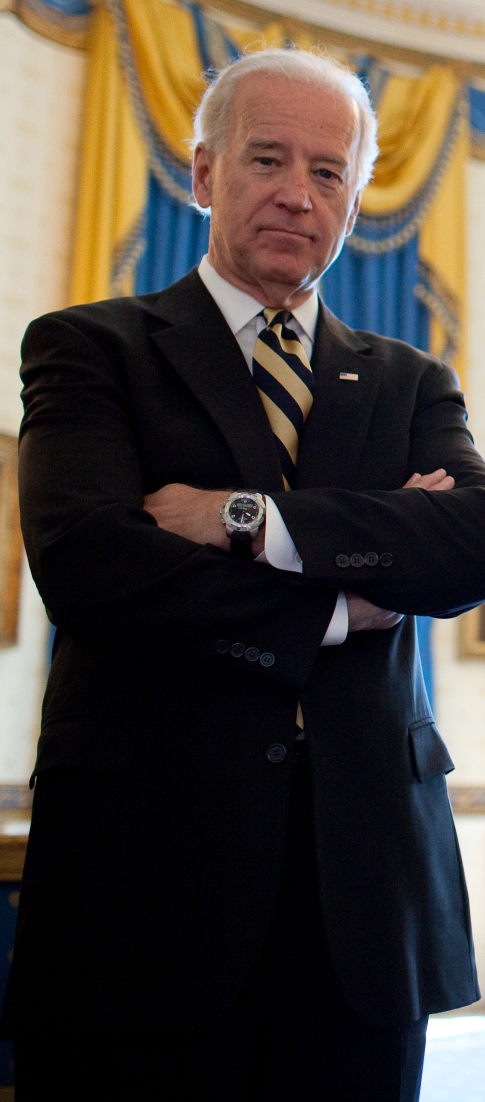
#> input picture Source Code/biden.jpg, 970 x 2204 px (shown at 1/2 size)
$ python translate.py --image biden.jpg
#> lines starting #> are read from the running program, lines starting #| are printed output that depends on the picture
import argparse
import imutils
import cv2

# fetching the arguments and save in dictionary
ap = argparse.ArgumentParser()
ap.add_argument("-i", "--image", required = True, help = "Enter path to the image")
args = vars(ap.parse_args())

# loading and converting the image into numpy array
# printing the corresponding values
image = cv2.imread(args["image"])
#> image is the input picture: shape (2204, 970, 3); mean B, G, R 55.5, 62.7, 70.7

#shift image down
shifted = imutils.translate(image, 0, 100)
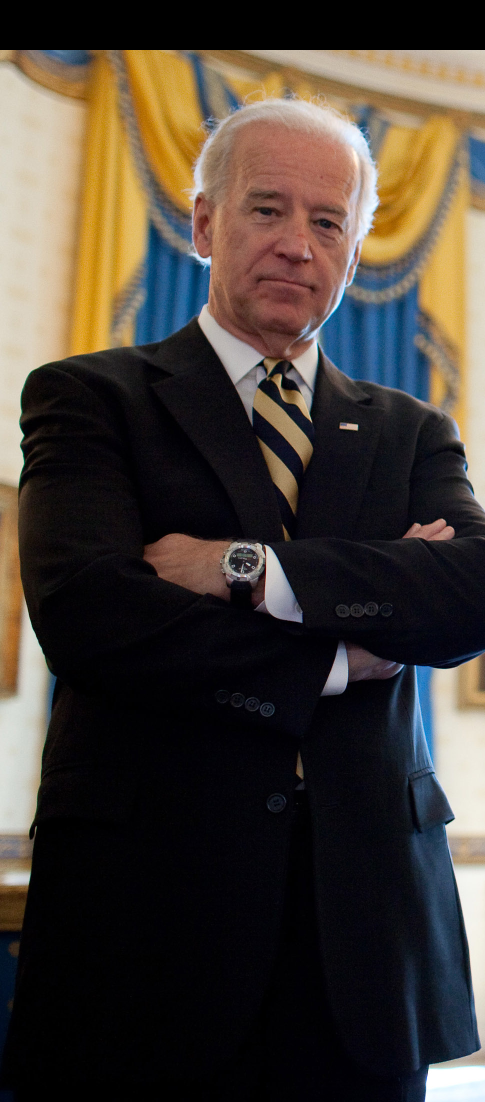
#> shifted: shape (2204, 970, 3) (shown at 1/2 size); mean B, G, R 53.8, 61.2, 69.4
cv2.imshow("Shifted down image", shifted)
cv2.waitKey(0)

#shift image up
shifted = imutils.translate(image, 0, -100)
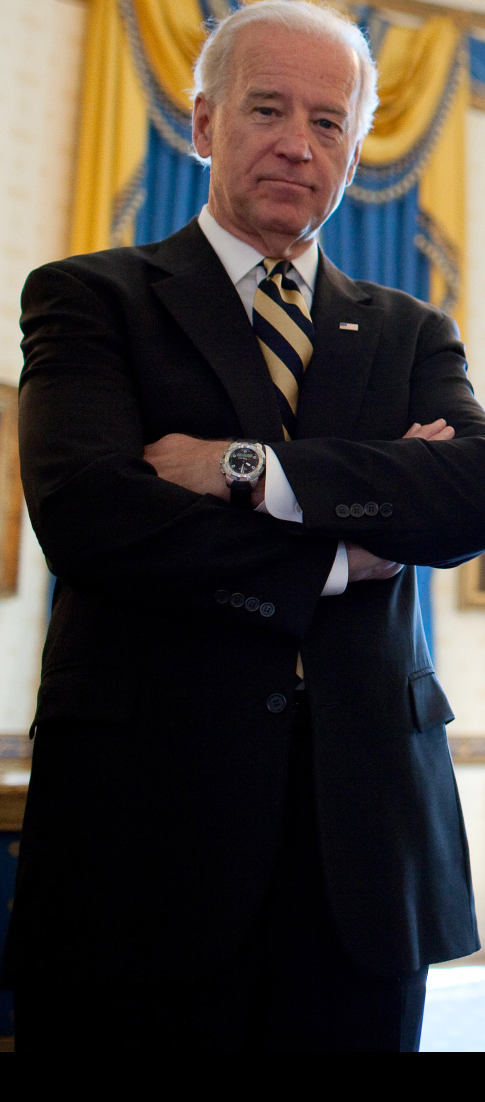
#> shifted: shape (2204, 970, 3) (shown at 1/2 size); mean B, G, R 50.8, 56.1, 62.9
cv2.imshow("Shifted up image", shifted)
cv2.waitKey(0)

#shift image left
shifted = imutils.translate(image, -100, 0)
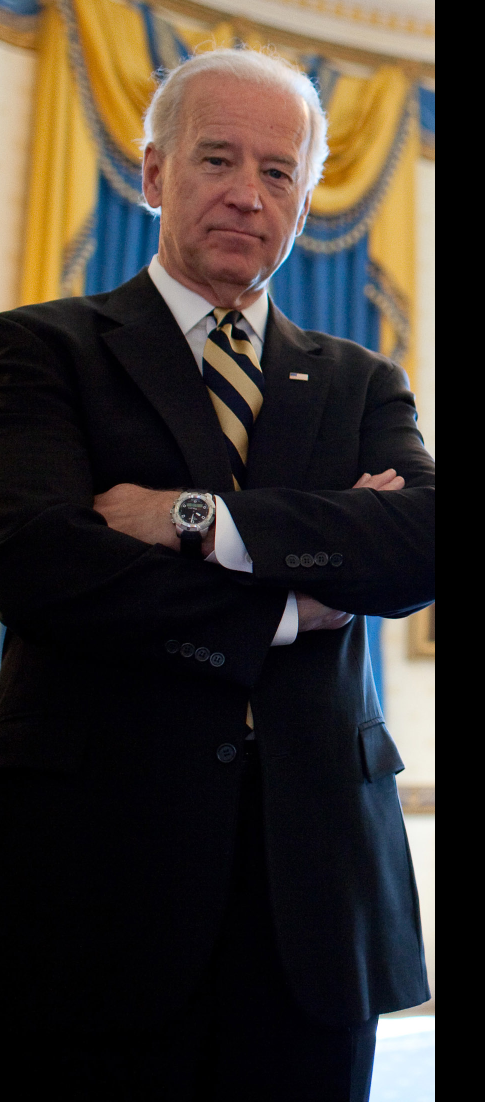
#> shifted: shape (2204, 970, 3) (shown at 1/2 size); mean B, G, R 45.2, 51.1, 58.2
cv2.imshow("Shifted left image", shifted)
cv2.waitKey(0)

#shift image right
shifted = imutils.translate(image, 100, 0)
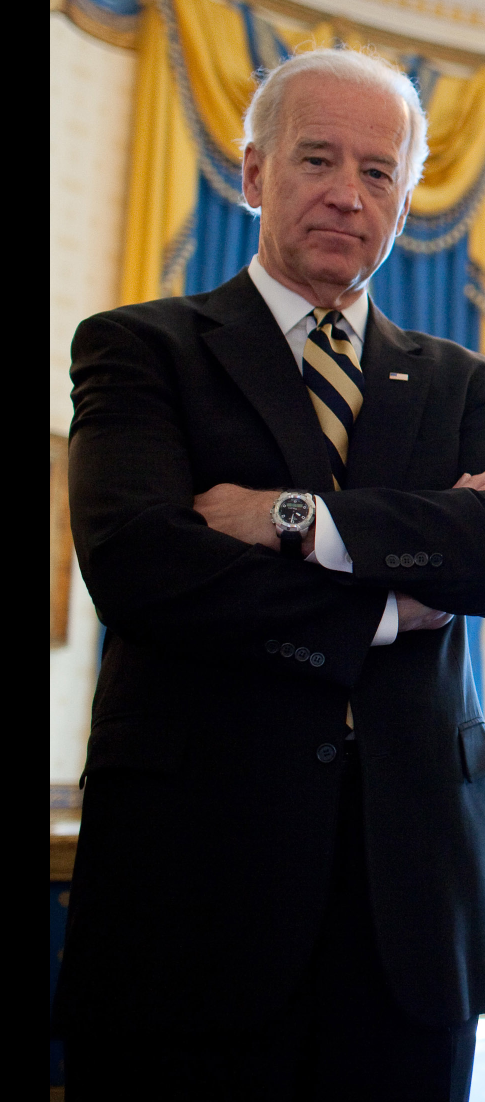
#> shifted: shape (2204, 970, 3) (shown at 1/2 size); mean B, G, R 42.3, 48.1, 55.4
cv2.imshow("Shifted right image", shifted)
cv2.waitKey(0)

#shift image right and down
shifted = imutils.translate(image, 100, 50)
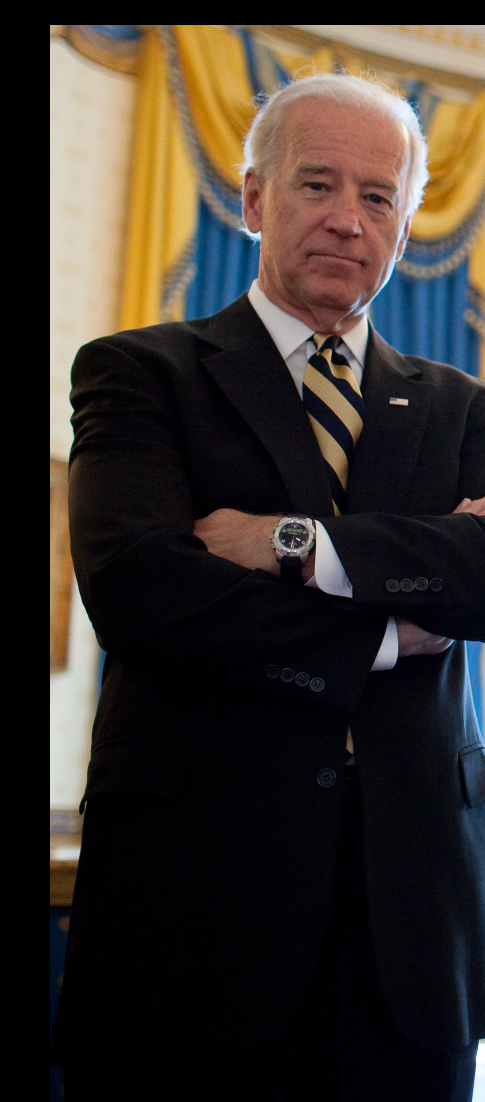
#> shifted: shape (2204, 970, 3) (shown at 1/2 size); mean B, G, R 42, 47.9, 55.2
cv2.imshow("Shifted right image", shifted)
cv2.waitKey(0)

$ run again, on Source Code/obama.jpg
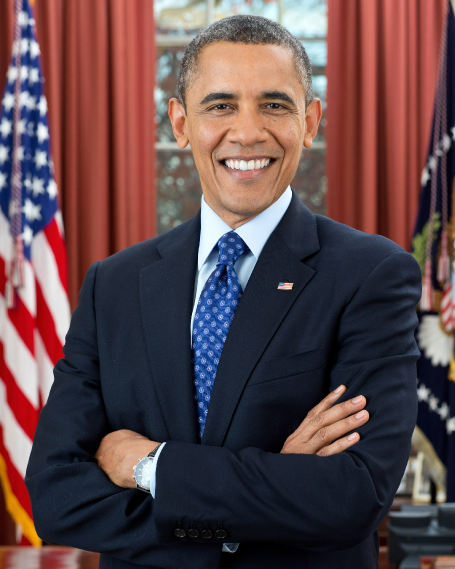
#> input picture Source Code/obama.jpg, 910 x 1137 px (shown at 1/2 size)
#> image is the input picture: shape (1137, 910, 3); mean B, G, R 74.6, 71.7, 95
#> `shifted = imutils.translate(image, 100, 0)`:
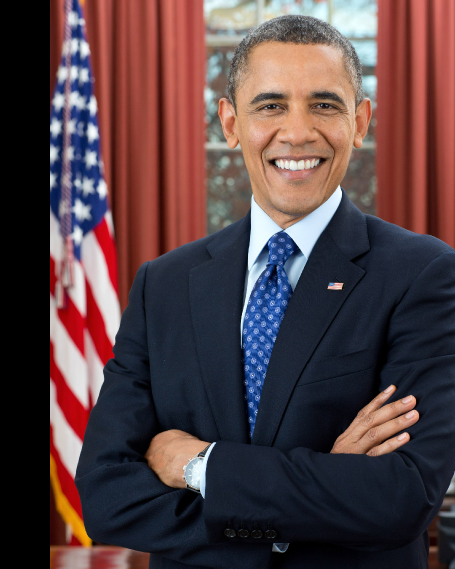
#> shifted: shape (1137, 910, 3) (shown at 1/2 size); mean B, G, R 66.9, 64, 84.7
#> `shifted = imutils.translate(image, 100, 50)`:
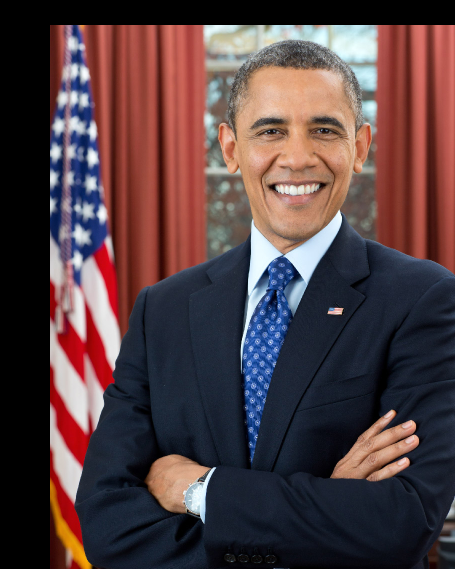
#> shifted: shape (1137, 910, 3) (shown at 1/2 size); mean B, G, R 65.5, 62.8, 83

$ run again, on Source Code/presidents.jpg
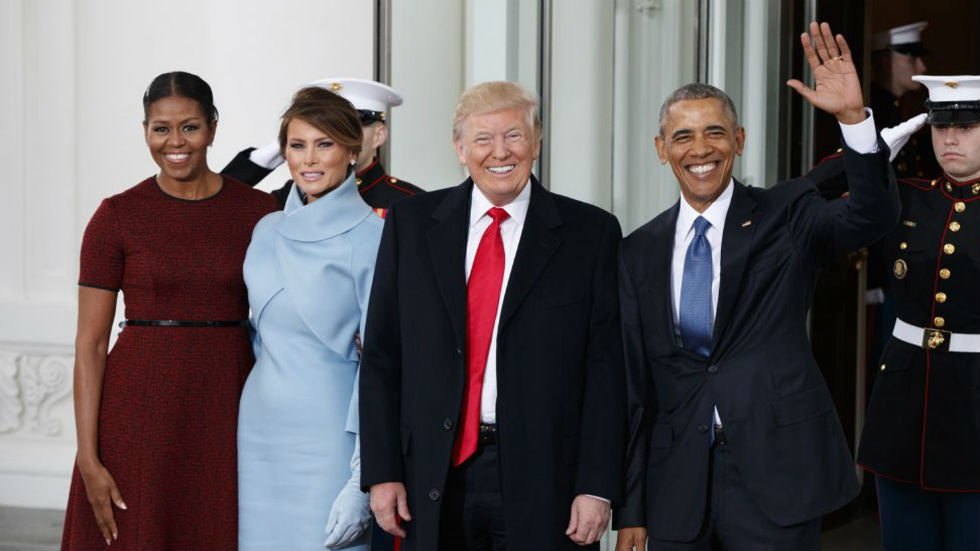
#> input picture Source Code/presidents.jpg, 980 x 551 px
#> image is the input picture: shape (551, 980, 3); mean B, G, R 93.3, 90.8, 96.3
#> `shifted = imutils.translate(image, 100, 0)`:
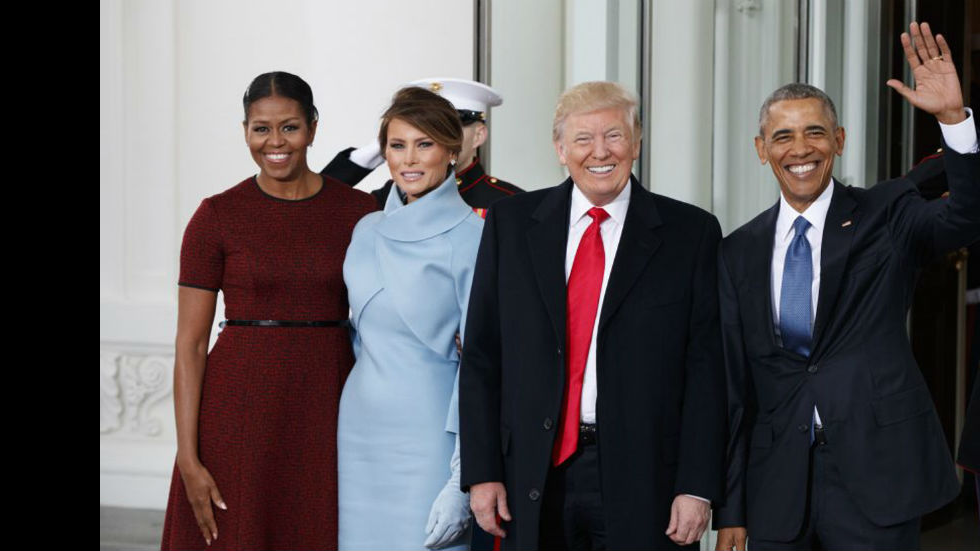
#> shifted: shape (551, 980, 3); mean B, G, R 89.9, 87.4, 92.6
#> `shifted = imutils.translate(image, 100, 50)`:
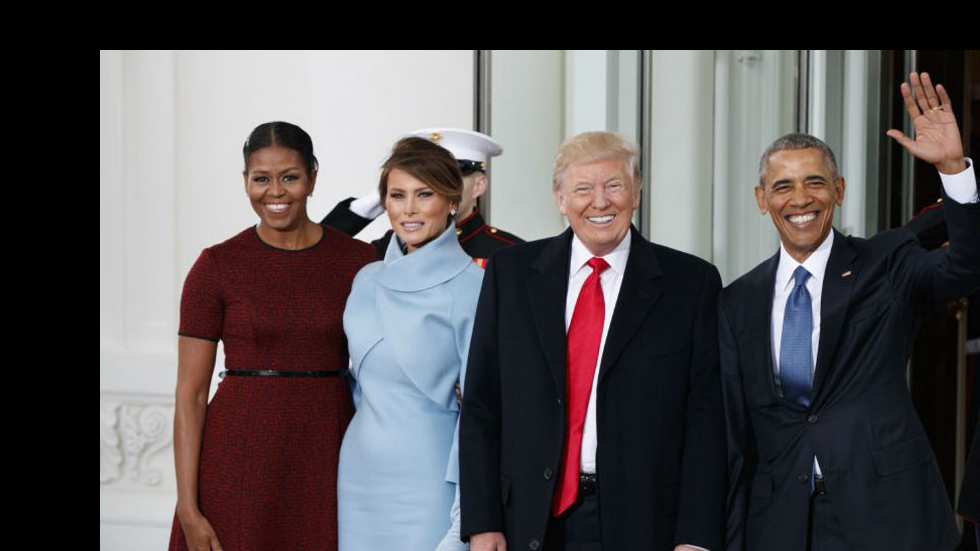
#> shifted: shape (551, 980, 3); mean B, G, R 84.8, 82.8, 87.5
